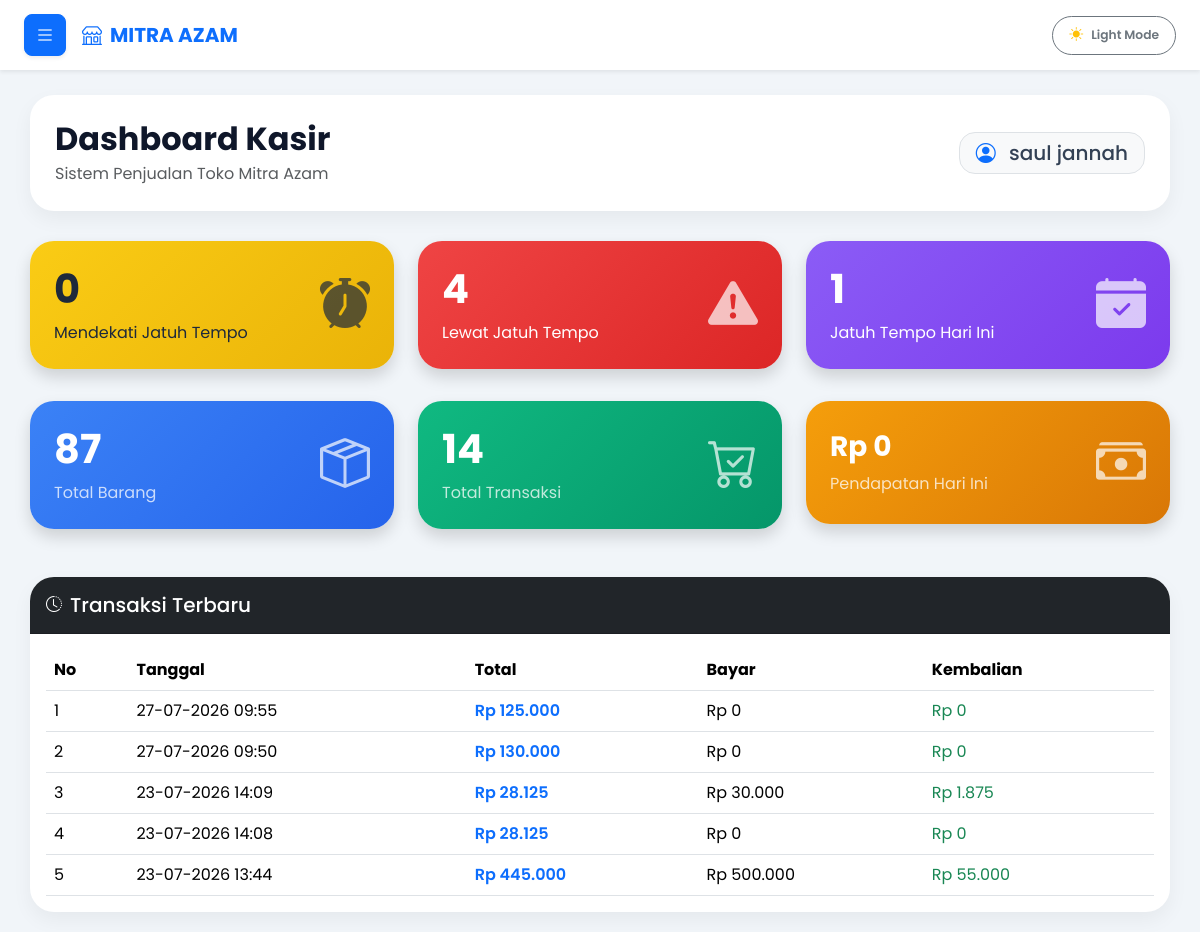
/kasir/dashboard.php (signed in), run on the app's committed database.
### tables this page shows
CREATE TABLE `penjualan` (
  `id_penjualan` int(11) NOT NULL AUTO_INCREMENT,
  `tanggal` datetime NOT NULL,
  `total_harga` int(11) NOT NULL,
  `bayar` int(11) NOT NULL,
  `metode_pembayaran` varchar(50) DEFAULT NULL,
  `referensi` varchar(100) DEFAULT NULL,
  `bukti_pembayaran` varchar(255) DEFAULT NULL,
  `kasir` int(11) DEFAULT NULL,
  `nama_kasir` varchar(100) DEFAULT NULL,
  `id_customer` int(11) DEFAULT NULL,
  `kembali` int(11) NOT NULL,
  `nama_customer` varchar(100) DEFAULT NULL,
  `jatuh_tempo` date DEFAULT NULL,
  `status_pembayaran` enum('Lunas','Belum Lunas') NOT NULL,
  `metode_pelunasan` varchar(30) DEFAULT NULL,
  `tanggal_pelunasan` datetime DEFAULT NULL,
  `bukti_pelunasan` varchar(255) DEFAULT NULL,
  `keuntungan` int(11) NOT NULL,
  `id_user` int(11) NOT NULL,
  PRIMARY KEY (`id_penjualan`)
);

### kasir/dashboard.php (the view, shortened to what this page needs)
<?php
require_once '../config/koneksi.php';
$current_tema = $_SESSION['tema'] ?? 'light';
$query_barang = mysqli_query($conn, "SELECT COUNT(*) AS total FROM barang");
$data_barang = mysqli_fetch_assoc($query_barang);
$total_barang = $data_barang['total'] ?? 0;
$query_penjualan = mysqli_query($conn, "SELECT COUNT(*) AS total FROM penjualan");
$data_penjualan = mysqli_fetch_assoc($query_penjualan);
$total_penjualan = $data_penjualan['total'] ?? 0;
$query_hari_ini = mysqli_query($conn, "SELECT SUM(total_harga) AS total FROM penjualan WHERE DATE(tanggal)=CURDATE()");
$data_hari_ini = mysqli_fetch_assoc($query_hari_ini);
$pendapatan_hari_ini = $data_hari_ini['total'] ?? 0;
$query_jatuh_tempo = mysqli_query($conn, "
SELECT COUNT(*) AS total
FROM penjualan
WHERE metode_pembayaran='Hutang'
AND status_pembayaran='Belum Lunas'
AND DATE(jatuh_tempo)=CURDATE()
");
$data_jatuh_tempo = mysqli_fetch_assoc($query_jatuh_tempo);
$total_jatuh_tempo = $data_jatuh_tempo['total'];
$query_mendekati = mysqli_query($conn, "
SELECT COUNT(*) AS total
FROM penjualan
WHERE metode_pembayaran='Hutang'
AND status_pembayaran='Belum Lunas'
AND jatuh_tempo BETWEEN DATE_ADD(CURDATE(), INTERVAL 1 DAY)
AND DATE_ADD(CURDATE(), INTERVAL 3 DAY)
");
$data_mendekati = mysqli_fetch_assoc($query_mendekati);
$total_mendekati = $data_mendekati['total'];
$query_terlambat = mysqli_query($conn, "
SELECT COUNT(*) AS total
FROM penjualan
WHERE metode_pembayaran='Hutang'
AND status_pembayaran='Belum Lunas'
AND jatuh_tempo < CURDATE()
");
$data_terlambat = mysqli_fetch_assoc($query_terlambat);
$total_terlambat = $data_terlambat['total'];
$query_transaksi = mysqli_query($conn, "SELECT * FROM penjualan ORDER BY id_penjualan DESC LIMIT 5");
?>
<!DOCTYPE html>
<html lang="id" data-bs-theme="<?= $current_tema; ?>">
<head>
    <link href="https://cdn.jsdelivr.net/npm/bootstrap@5.3.3/dist/css/bootstrap.min.css" rel="stylesheet">
    <link rel="stylesheet" href="https://cdn.jsdelivr.net/npm/bootstrap-icons@1.11.3/font/bootstrap-icons.min.css">
</head>
<body>
<nav class="navbar bg-white fixed-top shadow-sm px-4" style="height: 70px;">
  <div class="container-fluid px-0 d-flex align-items-center justify-content-between">
    <div class="d-flex align-items-center gap-3">
        <button class="btn btn-primary d-flex align-items-center justify-content-center p-2 rounded-3 shadow-sm" type="button" data-bs-toggle="offcanvas" data-bs-target="#sidebarKasir" style="width: 42px; height: 42px;">
          <i class="bi bi-list fs-5"></i>
        </button>
        <a class="navbar-brand fw-bold text-primary d-flex align-items-center gap-2 m-0 p-0 fs-5" href="dashboard.php">
          <i class="bi bi-shop"></i> MITRA AZAM
        </a>
    </div>
    <button class="btn btn-sm btn-outline-secondary rounded-pill px-3 py-2 d-flex align-items-center gap-2" id="themeToggleBtn" onclick="toggleQuickTheme()">
        <i class="bi <?= $current_tema == 'dark' ? 'bi-moon-stars-fill text-warning' : 'bi-sun-fill text-warning'; ?>"></i>
        <span class="small fw-semibold d-none d-sm-inline"><?= $current_tema == 'dark' ? 'Dark Mode' : 'Light Mode'; ?></span>
    </button>
  </div>
</nav>
<div class="content">
    <div class="topbar d-flex justify-content-between align-items-center flex-wrap gap-3">
        <div>
            <h2 class="welcome mb-1">Dashboard Kasir</h2>
            <p class="text-muted mb-0">Sistem Penjualan Toko Mitra Azam</p>
        </div>
        <div>
            <h5 class="m-0 bg-light py-2 px-3 rounded-4 border">
                <i class="bi bi-person-circle text-primary me-2"></i>
                <?= htmlspecialchars($_SESSION['nama']); ?>
            </h5>
        </div>
    </div>
    <div class="row g-4">
        <div class="col-md-4">
            <a href="data_hutang.php?filter=mendekati" class="text-decoration-none">
                <div class="card card-dashboard bg-yellow shadow">
                    <div class="card-body p-4">
                        <div class="d-flex justify-content-between align-items-center">
                            <div>
                                <h1 class="fw-bold"><?= $total_mendekati; ?></h1>
                                <p class="mb-0">Mendekati Jatuh Tempo</p>
                            </div>
                            <i class="bi bi-alarm-fill icon-card"></i>
                        </div>
                    </div>
                </div>
            </a>
        </div>
        <div class="col-md-4">
            <a href="data_hutang.php?filter=terlambat" class="text-decoration-none">
                <div class="card card-dashboard bg-red shadow">
                    <div class="card-body p-4">
                        <div class="d-flex justify-content-between align-items-center">
                            <div>
                                <h1 class="fw-bold"><?= $total_terlambat; ?></h1>
                                <p class="mb-0">Lewat Jatuh Tempo</p>
                            </div>
                            <i class="bi bi-exclamation-triangle-fill icon-card"></i>
                        </div>
                    </div>
                </div>
            </a>
        </div>
        <div class="col-md-4">
            <a href="data_hutang.php?filter=hariini" class="text-decoration-none">
                <div class="card card-dashboard bg-purple shadow">
                    <div class="card-body p-4">
                        <div class="d-flex justify-content-between align-items-center">
                            <div>
                                <h1 class="fw-bold"><?= $total_jatuh_tempo; ?></h1>
                                <p class="mb-0">Jatuh Tempo Hari Ini</p>
                            </div>
                            <i class="bi bi-calendar-check-fill icon-card"></i>
                        </div>
                    </div>
                </div>
            </a>
        </div>
    </div>
    <div class="row g-4 mt-2">
        <div class="col-md-4">
            <div class="card card-dashboard bg-blue shadow">
                <div class="card-body p-4">
                    <div class="d-flex justify-content-between align-items-center">
                        <div>
                            <h1 class="fw-bold"><?= $total_barang; ?></h1>
                            <p class="mb-0 opacity-75">Total Barang</p>
                        </div>
                        <i class="bi bi-box-seam icon-card"></i>
                    </div>
                </div>
            </div>
        </div>
        <div class="col-md-4">
            <div class="card card-dashboard bg-green shadow">
                <div class="card-body p-4">
                    <div class="d-flex justify-content-between align-items-center">
                        <div>
                            <h1 class="fw-bold"><?= $total_penjualan; ?></h1>
                            <p class="mb-0 opacity-75">Total Transaksi</p>
                        </div>
                        <i class="bi bi-cart-check icon-card"></i>
                    </div>
                </div>
            </div>
        </div>
        <div class="col-md-4">
            <div class="card card-dashboard bg-orange shadow">
                <div class="card-body p-4">
                    <div class="d-flex justify-content-between align-items-center">
                        <div>
                            <h3 class="fw-bold m-0">Rp <?= number_format($pendapatan_hari_ini,0,',','.'); ?></h3>
                            <p class="mb-0 opacity-75 mt-2">Pendapatan Hari Ini</p>
                        </div>
                        <i class="bi bi-cash-stack icon-card"></i>
                    </div>
                </div>
            </div>
        </div>
    </div>
    <div class="card table-card mt-5">
        <div class="card-header bg-dark text-white p-3 d-flex align-items-center gap-2">
            <i class="bi bi-clock-history"></i>
            <h5 class="mb-0">Transaksi Terbaru</h5>
        </div>
        <div class="card-body">
            <div class="table-responsive">
                <table class="table table-hover align-middle mb-0">
                    <thead>
                        <tr>
                            <th>No</th>
                            <th>Tanggal</th>
                            <th>Total</th>
                            <th>Bayar</th>
                            <th>Kembalian</th>
                        </tr>
                    </thead>
                    <tbody>
                    <?php
                    $no = 1;
                    while($d = mysqli_fetch_assoc($query_transaksi)){
                    ?>
                    <tr>
                        <td><?= $no++; ?></td>
                        <td><?= date('d-m-Y H:i', strtotime($d['tanggal'])); ?></td>
                        <td class="fw-semibold text-primary">Rp <?= number_format($d['total_harga'], 0, ',', '.'); ?></td>
                        <td>Rp <?= number_format($d['bayar'], 0, ',', '.'); ?></td>
                        <td class="text-success">Rp <?= number_format($d['kembali'], 0, ',', '.'); ?></td>
                    </tr>
                    <?php } ?>
                    </tbody>
                </table>
            </div>
        </div>
    </div>
</div>
</body>
</html>

### kasir/dashboard.php (style rules this page uses)
* { font-family:'Poppins', sans-serif; }
body { background:#f1f5f9; overflow-x:hidden; padding-top: 75px; color: #334155; transition: background 0.3s ease, color 0.3s ease; }
.content { padding:20px 30px; }
.welcome { font-weight:700; color:#0f172a; }
.topbar { background:white; border-radius:24px; padding:25px; margin-bottom:30px; box-shadow: 0 8px 20px rgba(0,0,0,0.05); transition: background 0.3s ease, border 0.3s ease; }
.card-dashboard { border:none; border-radius:24px; overflow:hidden; transition:0.3s; }
.bg-red { background: linear-gradient(135deg, #ef4444, #dc2626); color:white; }
.bg-yellow { background: linear-gradient(135deg, #facc15, #eab308); color:#1e293b; }
.bg-purple { background: linear-gradient(135deg, #8b5cf6, #7c3aed); color:white; }
.bg-blue { background: linear-gradient(135deg, #3b82f6, #2563eb); color:white; }
.bg-green { background: linear-gradient(135deg, #10b981, #059669); color:white; }
.bg-orange { background: linear-gradient(135deg, #f59e0b, #d97706); color:white; }
.icon-card { font-size:50px; opacity:0.7; }
.table-card { border:none; border-radius:24px; overflow:hidden; box-shadow: 0 8px 20px rgba(0,0,0,0.05); }
.table thead { background:#0f172a; color:white; }

### data on the page
penjualan: tanggal "27-07-2026 09:55", total_harga "125.000", bayar "0", kembali "0"
penjualan: tanggal "27-07-2026 09:50", total_harga "130.000", bayar "0", kembali "0"
penjualan: tanggal "23-07-2026 14:09", total_harga "28.125", bayar "30.000", kembali "1.875"
penjualan: tanggal "23-07-2026 14:08", total_harga "28.125", bayar "0", kembali "0"
penjualan: tanggal "23-07-2026 13:44", total_harga "445.000", bayar "500.000", kembali "55.000"

### other printed values
$_SESSION['nama'] "saul jannah"
$total_mendekati "0"
$total_terlambat "4"
$total_jatuh_tempo "1"
$total_barang "87"
$total_penjualan "14"
$pendapatan_hari_ini "0"
